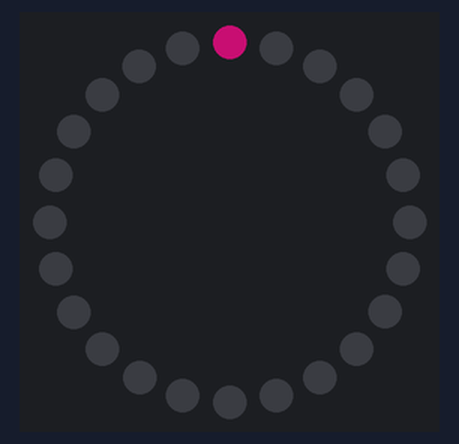
The sketch below on a simulated Arduino Uno, built with avr-gcc and run on an emulated ATmega328P. Shown: 24 RGB LEDs in a ring, first at the top, clockwise. Dim RGB values are drawn brighter than linear.

Above: at 0.15 s.
At 5.75 s:
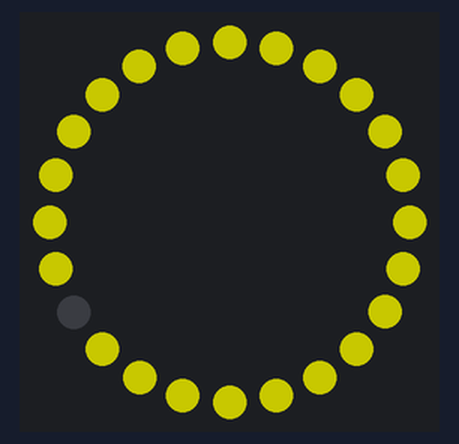
At 9.97 s:
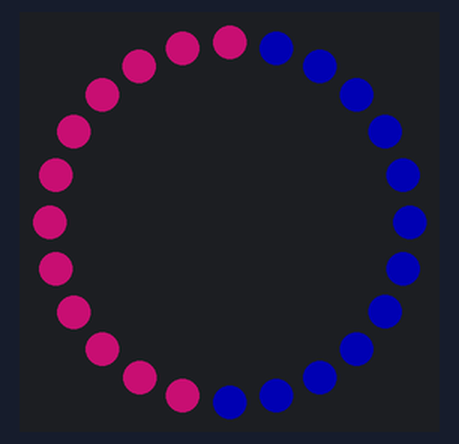
At 18.84 s:
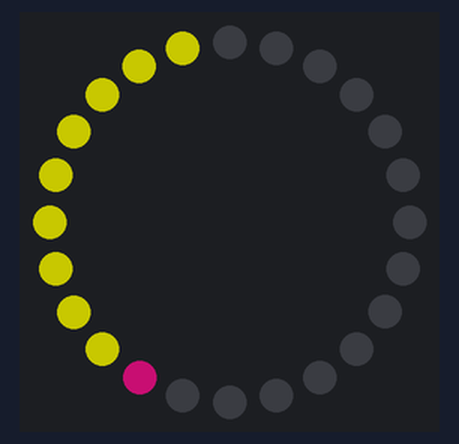
At 29.17 s:
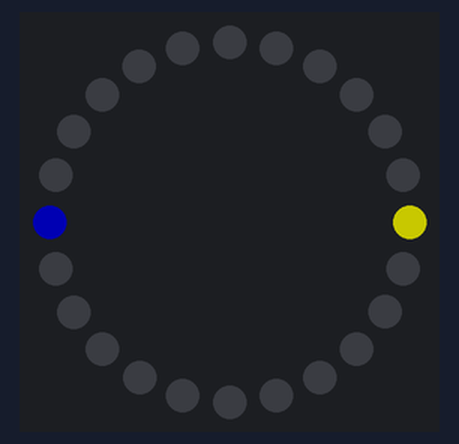
At 39.59 s:
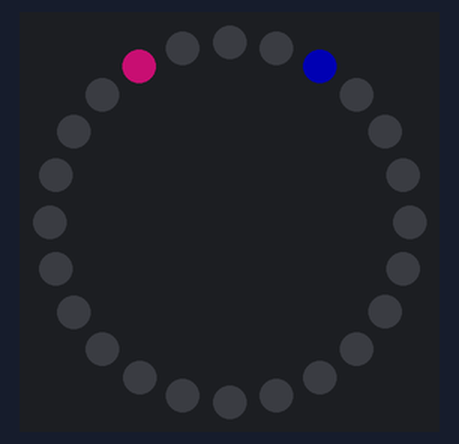

The sketch:

neopixelRing.ino
```cpp
#include <Adafruit_NeoPixel.h>

const byte neoPin = 10;
const byte neoPixels = 24;
byte neoBright = 100;
Adafruit_NeoPixel ring = Adafruit_NeoPixel(neoPixels, neoPin, NEO_GRB);


void setup() {
  // put your setup code here, to run once:
  ring.begin();
  ring.setBrightness(neoBright);
  ring.show();
}

void setPink(){

    int i = 24;
for (int j = 0; j<neoPixels; j++){
    ring.setPixelColor(j-1, ring.Color(0,0,0));
    ring.setPixelColor(j, ring.Color(255,20,147));
    ring.setPixelColor(i+1, ring.Color(0,0,0));
    ring.setPixelColor(i, ring.Color(0, 0, 153));
    ring.show();
    delay(30);
    i--;
}
ring.setPixelColor(23, ring.Color(0,0,0));
ring.show();

}

void setPink2(){

    int i = 24;
for (int j = 0; j<neoPixels; j++){
    //ring.setPixelColor(j-1, ring.Color(0,0,0));
    ring.setPixelColor(j, ring.Color(255,20,147));
    //ring.setPixelColor(i+1, ring.Color(0,0,0));
    ring.setPixelColor(i, ring.Color(0, 0, 153));
    ring.show();
    delay(30);
    i--;
}
/*ring.setPixelColor(23, ring.Color(0,0,0));
ring.show(); */

}

void setGreen(){
  for(int i = 0; i < 10; i++){
    ring.setPixelColor(i, ring.Color(0, 204, 0));
    ring.show();
    delay(30);
  }
}

void setYellow(){
  for(int i = 10; i< 14; i++){
    ring.setPixelColor(i, ring.Color(255, 255, 0));
    ring.show();
    delay(30);
  }
}

void setOrange(){
  for(int i = 14; i<19; i++){
    ring.setPixelColor(i, ring.Color(204, 51, 0));
    ring.show();
   delay(30);
  }
}

void setRed(){
  for(int i = 19; i<neoPixels; i++){
    ring.setPixelColor(i, ring.Color(204, 0, 0));
    ring.show();
    delay(30);
  }
}

void emptyRing(){
  for(int i = neoPixels; i>0; i--){
    ring.setPixelColor(i, ring.Color(0,0,0));
    ring.show();
    delay(30);
  }
}

void balls(){

    int i = 24;
for (int j = 0; j<neoPixels; j++){
    ring.setPixelColor(j-1, ring.Color(0,0,0));
    ring.setPixelColor(j, ring.Color(255, 255, 0));
    ring.setPixelColor(i+1, ring.Color(0,0,0));
    ring.setPixelColor(i, ring.Color(0, 0, 153));
    ring.show();
    delay(30);
    i--;
}
ring.setPixelColor(23, ring.Color(0,0,0));
ring.show();

}


void oneBall(){
  for (int j = neoPixels; j>=0; j--){
    ring.setPixelColor(j, ring.Color(255, 255, 0));

    ring.setPixelColor(j-1, ring.Color(0,0,0));
    ring.show();
    delay(10);
  }
}


void onePinkBall(){

for (int j = 0; j<neoPixels; j++){
    ring.setPixelColor(j-1, ring.Color(0,0,0));
    ring.setPixelColor(j, ring.Color(255,20,147));
    ring.show();
    delay(30);
}
ring.setPixelColor(23, ring.Color(0,0,0));
ring.show();

}

void loop() {

  /*setGreen();
  setYellow();
  setOrange();
  setRed();
  emptyRing(); */
  onePinkBall();
  setPink();
  setPink();

  setPink();
  setPink2();

  emptyRing();
  balls();
  oneBall();
  oneBall();
  oneBall();
}
```
